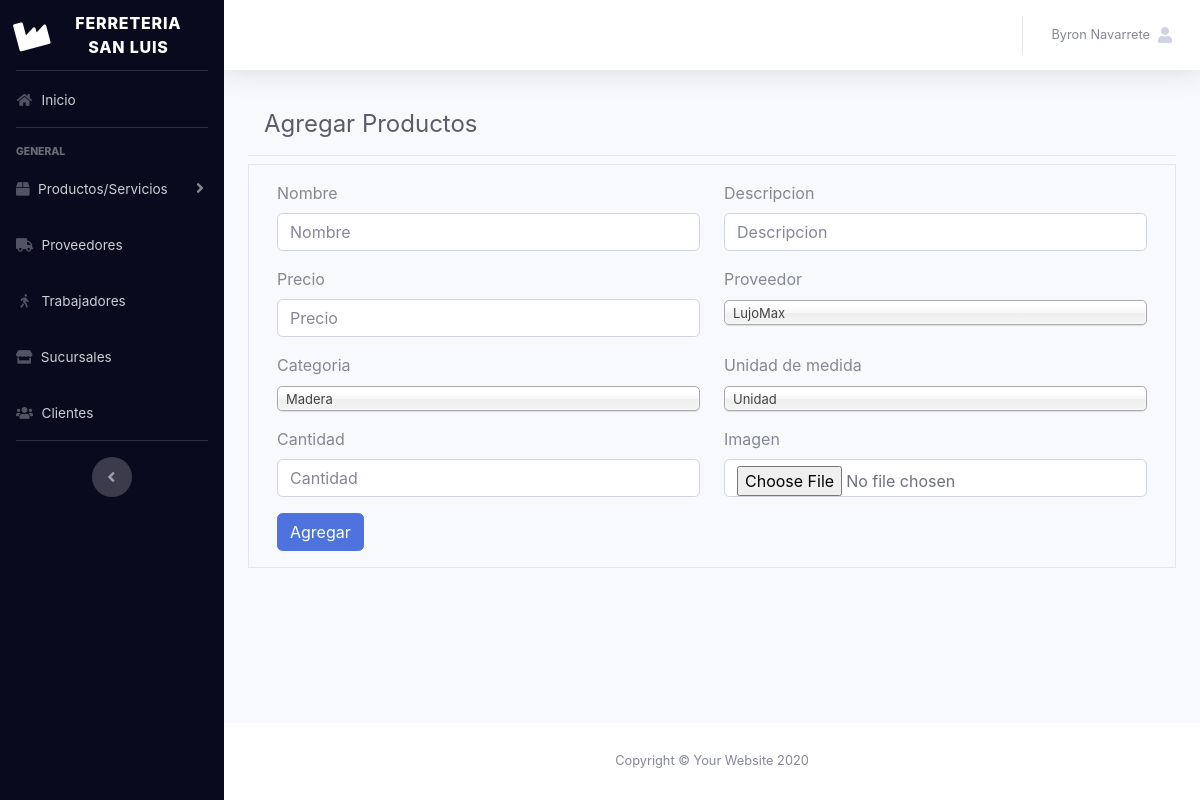
The page /admin/productos/add (signed in) on the database as committed earlier.
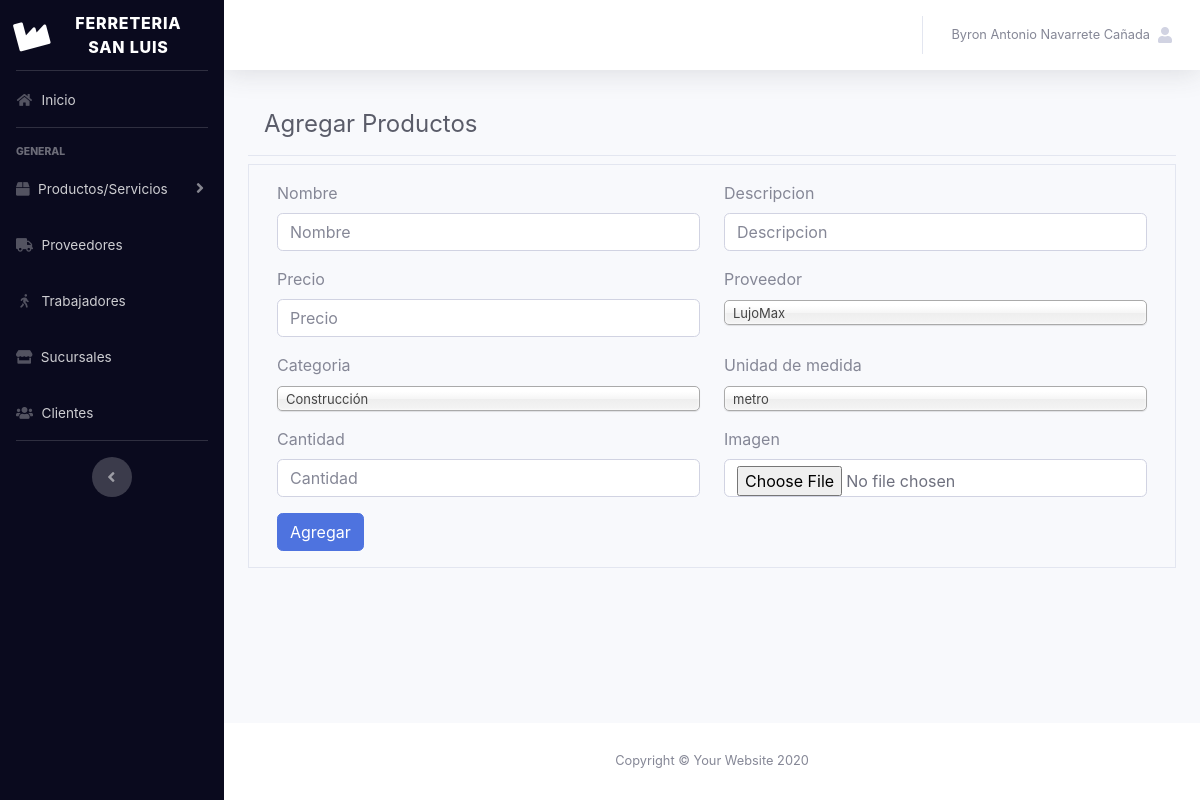
The same page on the database as committed later.
### tables this page shows
CREATE TABLE IF NOT EXISTS `proveedores` (
  `provee_ID` int(10) UNSIGNED NOT NULL AUTO_INCREMENT,
  `provee_nombre` varchar(45) NOT NULL,
  `provee_direccion` varchar(255) NOT NULL,
  `provee_telefono` varchar(25) NOT NULL,
  `sucursal_sucursal_ID` int(10) UNSIGNED NOT NULL,
  PRIMARY KEY (`provee_ID`),
  KEY `fk_proveedores_sucursal1_idx` (`sucursal_sucursal_ID`)
);

CREATE TABLE IF NOT EXISTS `categorias_productos` (
  `cat_product_ID` int(10) UNSIGNED NOT NULL AUTO_INCREMENT COMMENT 'ID de la categia del producto',
  `cat_product_nombre` varchar(45) NOT NULL COMMENT 'nombre de la categoria del producto',
  `cat_product_descripcion` varchar(45) DEFAULT NULL COMMENT 'descripcion de la categoria del producto',
  PRIMARY KEY (`cat_product_ID`)
);

CREATE TABLE IF NOT EXISTS `unidad_medida` (
  `unidad_medida_id` int(11) NOT NULL AUTO_INCREMENT,
  `unidad_medida_tipo` varchar(45) NOT NULL,
  `unidad_medida_nombre` varchar(45) NOT NULL,
  `unidad_medida_abreviatura` varchar(10) NOT NULL,
  PRIMARY KEY (`unidad_medida_id`)
);

### admin/config/Controller.php (called while the page is built, shortened)
<?php
abstract class Controller
{
    protected function loadModel($modelo)
    {
        $modelo=$modelo.'Model';
        $rutaModelo=ROOT.'Models'.DS.$modelo.'.php';
        if(is_readable($rutaModelo))
        {
            $modelo=new $modelo;
            return $modelo;
        }
        else
        {
            throw new Exception('Error en el modelo');
        }
    }
}

### admin/config/Model.php (called while the page is built, shortened)
<?php
class Model
{
    public function __construct()
    {
        $this->_db= new Database();
    }
}

### admin/Models/productosModel.php (called while the page is built, shortened)
<?php
    class productosModel extends Model{
        public function getProv($id = null){
            if(!$id)
                return $this->_db->query("SELECT * FROM proveedores")->fetchAll();
            else{
                $prov = $this->_db->prepare("SELECT * FROM proveedores WHERE sucursal_sucursal_ID = :id");
                $prov->execute(['id' => $id]);
                return $prov->fetchAll();
            }
        }
        public function getCat(){
            $fila = $this->_db->query("SELECT * FROM categorias_productos")->fetchAll();
            return $fila;
        }
        public function getunidad(){
            $fila = $this->_db->query("SELECT * FROM unidad_medida")->fetchAll();
            return $fila;
        }
    }
    ?>

### admin/index.php (called while the page is built, shortened)
<?php
require_once APP_PATH . 'Controller.php';
require_once APP_PATH . 'Model.php';
require_once APP_PATH . 'Accesos.php';
$rutas = new Rutas();
$rutas->run();

### admin/config/Accesos.php (called while the page is built, shortened)
<?php
    class Accesos{
        public static function getDatos($clave){
            if(isset($_SESSION[$clave])) return $_SESSION[$clave];
            else return false;
        }
    }

### admin/Controllers/productosController.php (the view, shortened to what this page needs)
<?php
    class productosController extends Controller{
        private $productos;
        public function __construct(){
            $this->productos = $this->loadModel("productos");
        }
        public function generarUnidadMedida(){
            $fila = "";
            $datos = $this->productos->getunidad();
            foreach($datos AS $d){
                $fila .= '<option value="'.$d['unidad_medida_id'].'">'.$d['unidad_medida_nombre'].'</option>';
            }
            return $fila;
        }
        public function generarProveedor(){
            $fila = "";
            $datos = $this->productos->getProv(Accesos::getDatos('identificadorSuc'));
            foreach($datos AS $d){
                $fila .= '<option value="'.$d['provee_ID'].'">'.$d['provee_nombre'].'</option>';
            }
            return $fila;
        }
        public function generarCategoria(){
            $fila = "";
            $datos = $this->productos->getCat();
            foreach($datos AS $d){
                $fila .= '<option value="'.$d['cat_product_ID'].'">'.$d['cat_product_nombre'].'</option>';
            }
            return $fila;
        }
        public function add(){
            $this->_view->cat = $this->generarCategoria();
            $this->_view->prov = $this->generarProveedor();
            $this->_view->unid = $this->generarUnidadMedida();
            $this->_view->renderizar("add");
        }
    }

### admin/Views/plantilla/header.php (shortened to what this page needs)
<!DOCTYPE html>
<html lang="en">
<head>
  <link href="<?= PLANTILLA ?>vendor/fontawesome-free/css/all.min.css" rel="stylesheet" type="text/css">
  <link href="<?= PLANTILLA ?>css/sb-admin-2.min.css" rel="stylesheet">
  <link href="<?= PLANTILLA ?>vendor/datatables/dataTables.bootstrap4.min.css" rel="stylesheet">
  <link href="<?= PLANTILLA ?>css/estilos.css" rel="stylesheet">
  <link href="<?= PLANTILLA ?>css/chosen.min.css" rel="stylesheet">
  <link rel="stylesheet" type="text/css" href="//cdn.datatables.net/buttons/1.3.1/css/buttons.bootstrap4.min.css"/>
</head>
<body id="page-top">
  <?php if(Accesos::getDatos('validado')): ?>
  <div id="wrapper">
    <?php include "sidebar.php"; ?>
    <div id="content-wrapper" class="d-flex flex-column">
      <div id="content">
        <nav class="navbar navbar-expand navbar-light bg-white topbar mb-4 static-top shadow">
          <ul class="navbar-nav ml-auto">
            <li class="nav-item dropdown no-arrow">
              <a class="nav-link dropdown-toggle" href="#" id="userDropdown" role="button" data-toggle="dropdown" aria-haspopup="true" aria-expanded="false">
                <span class="mr-2 d-none d-lg-inline text-gray-600 small"><?=Accesos::getDatos('usuario')?></span>
                <span class="fa fa-user"></span>
              </a>
            </li>
          </ul>
        </nav>
<div class="container-fluid">
<?php endif;?>

Rows that differ between the two databases and show on the page:
removed categorias_productos: cat_product_nombre "Madera"
removed unidad_medida: unidad_medida_nombre "Unidad"
added categorias_productos: cat_product_nombre "Construcción"
added unidad_medida: unidad_medida_nombre "metro"
Other text that changed with them:
Accesos::getDatos('usuario'): "Byron Navarrete" → "Byron Antonio Navarrete Cañada"
